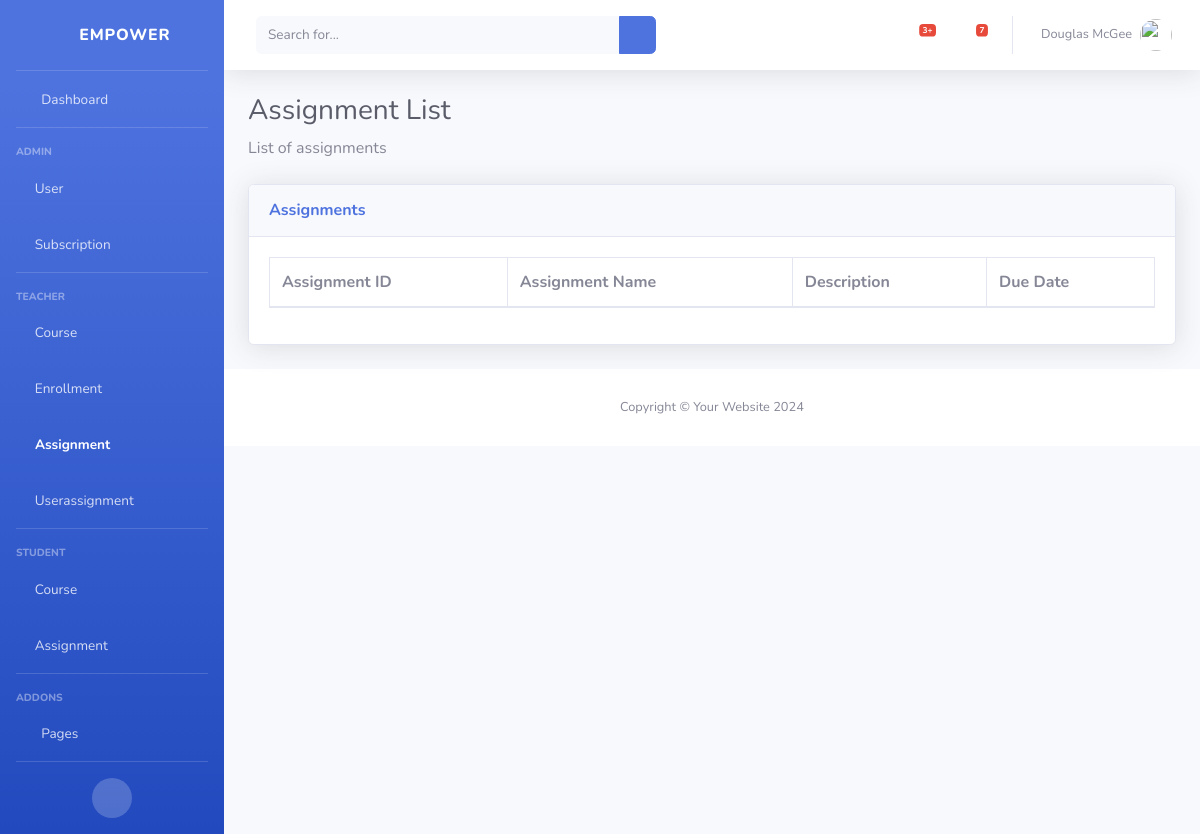
The page /assignments/ on the database as committed earlier.
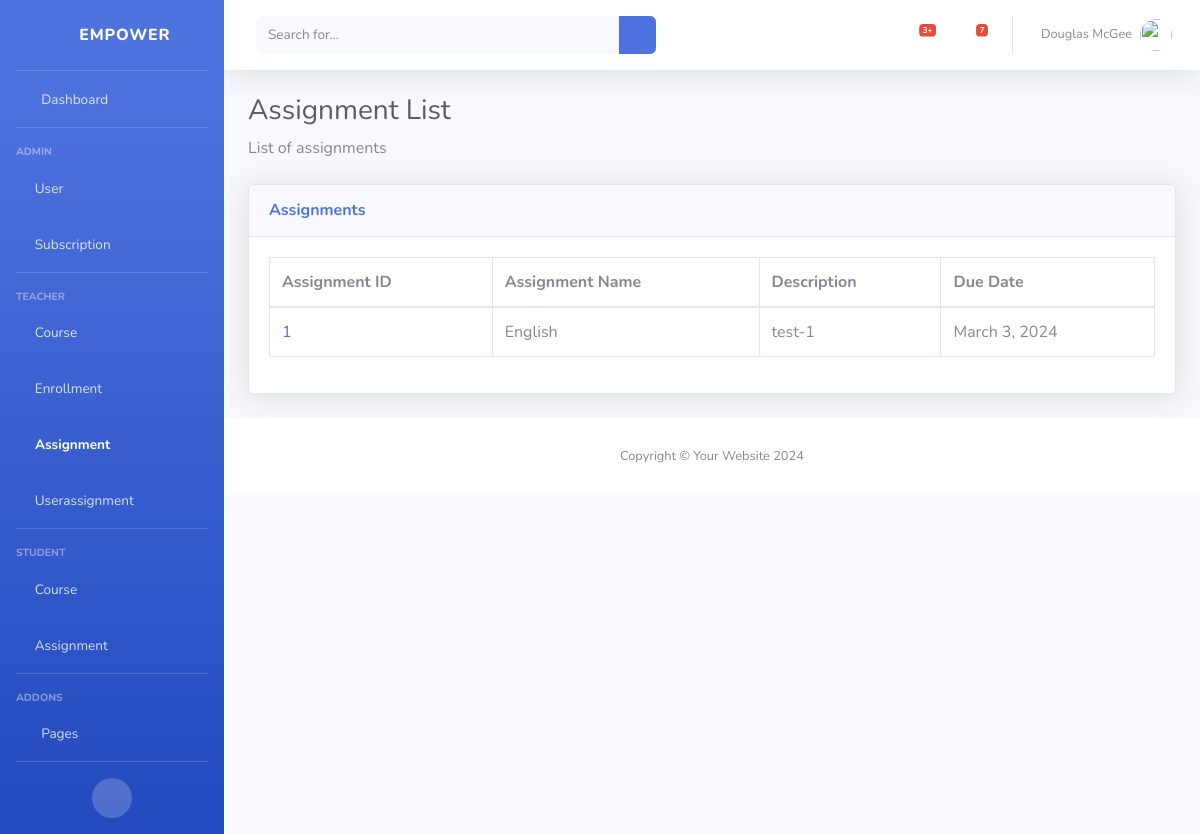
The same page on the database as committed later.
### classRoom/models.py (models this page shows)
class Assignment(models.Model):
    id = models.AutoField(primary_key=True)
    course = models.ForeignKey(Course, on_delete=models.CASCADE)
    assignment_name = models.CharField(max_length=100)
    description = models.TextField()
    due_date = models.DateField()

### classRoom/views.py (the view)
# urls.py: path('assignments/', view_assignments, name='view_assignments'),
def view_assignments(request):
    assignments = Assignment.objects.all()
    return render(request, 'view_assignments.html', {'assignments': assignments})

### classRoom/templates/view_assignments.html
{% extends 'base.html' %}
{% block content %}
<h1 class="h3 mb-2 text-gray-800">Assignment List</h1>
<p class="mb-4">List of assignments</p>
<div class="card shadow mb-4">
    <div class="card-header py-3">
        <h6 class="m-0 font-weight-bold text-primary">Assignments</h6>
    </div>
    <div class="card-body">
        <div class="table-responsive">
            <table class="table table-bordered" id="dataTable" width="100%" cellspacing="0">
                <thead>
                    <tr>
                        <th>Assignment ID</th>
                        <th>Assignment Name</th>
                        <th>Description</th>
                        <th>Due Date</th>
                    </tr>
                </thead>
                <tbody>
                    {% for assignment in assignments %}
                        <tr>
                            <td><a href="{% url 'view_assignment' assignment.id %}">{{ assignment.id }}</a></td>
                            <td>{{ assignment.assignment_name }}</td>
                            <td>{{ assignment.description }}</td>
                            <td>{{ assignment.due_date }}</td>
                        </tr>
                    {% endfor %}
                </tbody>
            </table>
        </div>
    </div>
</div>
{% endblock %}

Rows that differ between the two databases and show on the page:
added Assignment: id "1", assignment_name "English", description "test-1", due_date "March 3, 2024"
